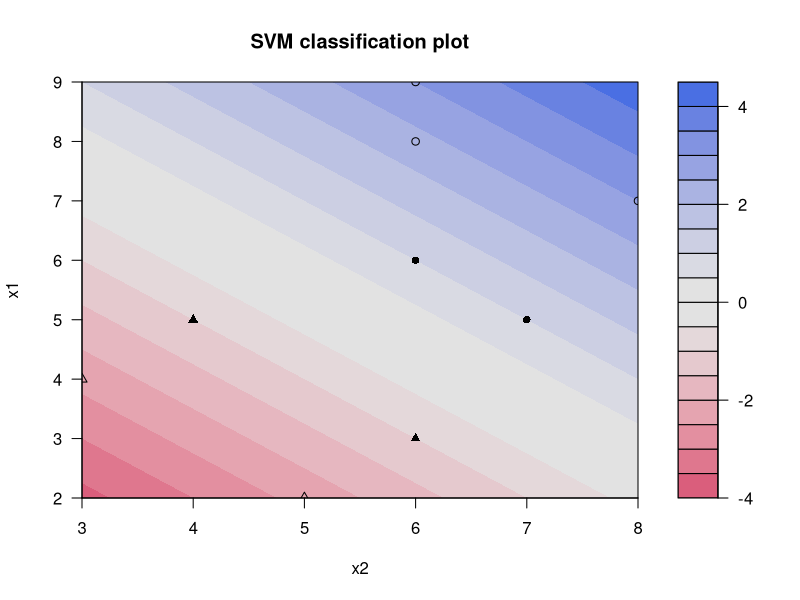
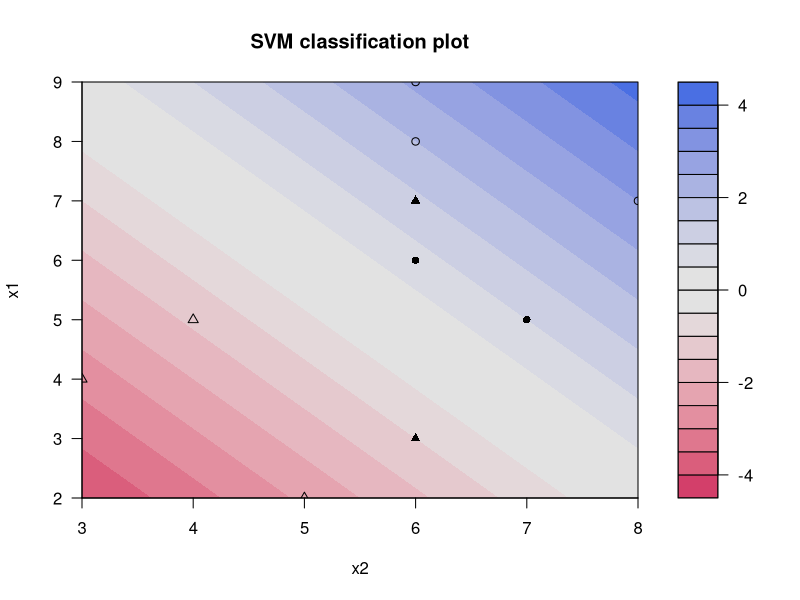

R code for these plots, in order:
## ---- chunk 1
library(kernlab)
## ---- chunk 2
dat <- read.csv("data/ch9_dat1.csv")
dat$class <- factor(dat$class)
dat
## ---- chunk 3
model <- ksvm(
  class ~ x1 + x2,
  data = dat,
  scaled = FALSE,
  kernel = "vanilladot"
)
## ---- chunk 4
model@alphaindex[[1]]
## ---- chunk 5
model@alpha[[1]]
## ---- chunk 6
-model@obj
## ---- chunk 7
w <- model@coef[[1]] %*% model@xmatrix[[1]]
w
## ---- chunk 8
-model@b
## ---- chunk 9
plot(model, data = dat)
## ---- chunk 10
library(kernlab)
## ---- chunk 11
dat <- read.csv("data/ch9_dat2.csv")
dat$class <- factor(dat$class)
dat
## ---- chunk 12
model <- ksvm(
  class ~ x1 + x2,
  data = dat,
  scaled = FALSE,
  kernel = "vanilladot",
  C = 1
)
## ---- chunk 13
model@alphaindex[[1]]
## ---- chunk 14
model@alpha[[1]]
## ---- chunk 15
-model@obj
## ---- chunk 16
w <- model@coef[[1]] %*% model@xmatrix[[1]]
w
## ---- chunk 17
-model@b
## ---- chunk 18
which(model@ymatrix != as.integer(model@fitted))
## ---- chunk 19
plot(model, data = dat)
## ---- chunk 20
# Try with C = 1, C = 5 and C = 100
Cs <- c(1, 5, 100)
models <- vector("list", length = length(Cs))

for (i in seq_along(Cs)) {
  message(paste0("-------\nC = ", Cs[i], "\n-------"))

  # SVM with 2nd order polynomial kernel
  models[[i]] <- ksvm(
    class ~ x1 + x2,
    data = dat,
    scaled = FALSE,
    kernel = "vanilladot",
    C = Cs[i]
  )

  # support vectors
  message("Support vectors:")
  print(models[[i]]@alphaindex[[1]])

  # alpha values for support vectors
  message("Alpha values for support vectors:")
  print(round(models[[i]]@alpha[[1]], 4))

  # objective value
  # note that we placed minus(-) sign
  message("Objective value:")
  print(-models[[i]]@obj)

  # hyperplane coefficient vector w and intercept b
  message("Hyperplane coefficients (w):")
  w <- models[[i]]@coef[[1]] %*% models[[i]]@xmatrix[[1]]
  print(w)

  # hyperplane's intercept b
  # Note that we placed minus(-) sign
  message("Hyperplane intercept (b):")
  print(-models[[i]]@b)

  # misclassified objects
  message("Misclassified instances:")
  print(which(models[[i]]@ymatrix != as.integer(models[[i]]@fitted)))
}
## ---- chunk 21
library(kernlab)
## ---- chunk 22
dat <- matrix(c(1, 2, 2, 2, 2, -1), nrow = 3, byrow = TRUE)
dat
## ---- chunk 23
kernelMatrix(rbfdot(sigma = 1 / 2), dat)
## ---- chunk 24
kernelMatrix(polydot(degree = 2), dat)
## ---- chunk 25
kernelMatrix(tanhdot(offset = 0), dat)
## ---- chunk 26
kernelMatrix(vanilladot(), dat)
## ---- chunk 27
library(kernlab)
## ---- chunk 28
dat <- data.frame(
  x1 = c(-1, -1, 1, 1),
  x2 = c(-1, 1, -1, 1),
  class = factor(c(-1, 1, 1, -1))
)
dat
## ---- chunk 29
X <- as.matrix(dat[, 1:2])
K <- kernelMatrix(polydot(degree = 2), X)
K
## ---- chunk 30
model <- ksvm(
  class ~ x1 + x2,
  data = dat,
  scaled = FALSE,
  kernel = polydot(degree = 2)
)
## ---- chunk 31
model@alphaindex[[1]]
## ---- chunk 32
model@alpha[[1]]
## ---- chunk 33
beta1 <- 2 * sum(model@coef[[1]] * model@xmatrix[[1]][, "x1"])
beta2 <- 2 * sum(model@coef[[1]] * model@xmatrix[[1]][, "x2"])
beta11 <- sum(model@coef[[1]] * model@xmatrix[[1]][, "x1"]^2)
beta22 <- sum(model@coef[[1]] * model@xmatrix[[1]][, "x2"]^2)
beta12 <- 2 * sum(model@coef[[1]] * apply(model@xmatrix[[1]], 1, prod))
betas <- c(beta1, beta2, beta11, beta22, beta12)
names(betas) <- c("beta1", "beta2", "beta11", "beta22", "beta12")
round(betas, 4)
## ---- chunk 34
-model@b
## ---- chunk 35
library(kernlab)
## ---- chunk 36
dat <- read.csv("data/ch9_dat3.csv")
dat$class <- factor(dat$class)
dat
## ---- chunk 37
model <- ksvm(
  class ~ x1 + x2,
  data = dat,
  scaled = FALSE,
  kernel = polydot(degree = 2),
  C = 1
)
## ---- chunk 38
model@alphaindex[[1]]
## ---- chunk 39
model@alpha[[1]]
## ---- chunk 40
beta1 <- 2 * sum(model@coef[[1]] * model@xmatrix[[1]][, "x1"])
beta2 <- 2 * sum(model@coef[[1]] * model@xmatrix[[1]][, "x2"])
beta11 <- sum(model@coef[[1]] * model@xmatrix[[1]][, "x1"]^2)
beta22 <- sum(model@coef[[1]] * model@xmatrix[[1]][, "x2"]^2)
beta12 <- 2 * sum(model@coef[[1]] * apply(model@xmatrix[[1]], 1, prod))
hyperplane <- c(-model@b, beta1, beta2, beta11, beta22, beta12)
names(hyperplane) <- c("b", "beta1", "beta2", "beta11", "beta22", "beta12")
round(hyperplane, 4)
## ---- chunk 41
which(model@ymatrix != as.integer(model@fitted))
## ---- chunk 42
# Try with C = 1, C = 5 and C = 100
Cs <- c(1, 5, 100)
models <- vector("list", length = length(Cs))

for (i in seq_along(Cs)) {
  message(paste0("-------\nC = ", Cs[i], "\n-------"))

  # SVM with 2nd order polynomial kernel
  models[[i]] <- ksvm(
    class ~ x1 + x2,
    data = dat,
    scaled = FALSE,
    kernel = polydot(degree = 2),
    C = Cs[i]
  )

  # support vectors
  message("Support vectors:")
  print(models[[i]]@alphaindex[[1]])

  # alpha values for support vectors
  message("Alpha values for support vectors:")
  print(round(models[[i]]@alpha[[1]], 4))

  # hyperplane
  beta1 <- 2 * sum(models[[i]]@coef[[1]] * models[[i]]@xmatrix[[1]][, "x1"])
  beta2 <- 2 * sum(models[[i]]@coef[[1]] * models[[i]]@xmatrix[[1]][, "x2"])
  beta11 <- sum(models[[i]]@coef[[1]] * models[[i]]@xmatrix[[1]][, "x1"]^2)
  beta22 <- sum(models[[i]]@coef[[1]] * models[[i]]@xmatrix[[1]][, "x2"]^2)
  beta12 <- 2 * sum(models[[i]]@coef[[1]] * apply(models[[i]]@xmatrix[[1]], 1, prod))
  hyperplane <- c(-models[[i]]@b, beta1, beta2, beta11, beta22, beta12)
  names(hyperplane) <- c("b", "beta1", "beta2", "beta11", "beta22", "beta12")
  message("Hyperplane coefficients:")
  print(round(hyperplane, 4))

  # misclassified objects
  message("Misclassified instances:")
  print(which(models[[i]]@ymatrix != as.integer(models[[i]]@fitted)))
}
